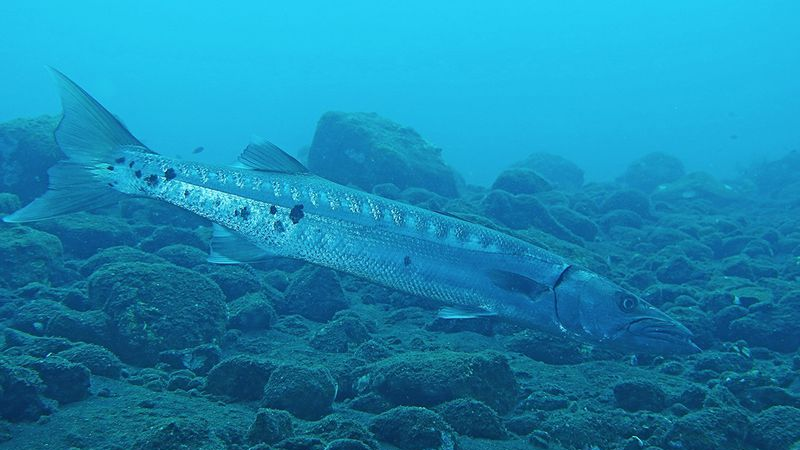
#> input picture evaluation/input/file1.png, 800 x 450 px
$ jupyter execute --allow-errors evaluation.ipynb   (shell and % lines are left out)
#> lines starting #> are read from the running program, lines starting #| are printed output that depends on the picture
# Underwater Image Enhancement: Colour Correction and Detail Enhancement using Hybrid Real-ESRGAN

This notebook implements a pipeline for enhancing underwater images by combining **color correction techniques** with **Real-ESRGAN** for super-resolution. The process addresses common underwater imaging issues such as color distortion, low contrast, and loss of detail due to water attenuation. The pipeline consists of two main stages:

1. **Color Correction**: Adjusts color balance and compensates for underwater-specific distortions using techniques like guided filtering and LAB color space stretching.
2. **Detail Enhancement**: Applies Real-ESRGAN, a state-of-the-art super-resolution model, to enhance image details and sharpness.

Additionally, the notebook includes a **performance evaluation** step to compute metrics (PSNR and MSE) by comparing processed images with reference images.

## Objectives
- Correct color casts in underwater images caused by light absorption and scattering.
- Enhance image contrast and detail using advanced image processing and deep learning techniques.
- Evaluate the quality of enhanced images using quantitative metrics.

## Prerequisites
- Google Colab with GPU support (T4 or better recommended).
- Input images or videos in the `input/` directory.
- Reference images in the `reference/` directory for evaluation.
- Pre-trained Real-ESRGAN model weights (`net_g_5000.pth`) uploaded.

Let's proceed with the implementation.

## Step 1: Install Dependencies

This section sets up all necessary dependencies for image processing, video handling, and Real-ESRGAN-based super-resolution.

### If **not** using Conda:

Ensure that you have the following system-level dependencies installed via your OS package manager:

* `ffmpeg`
* `libGL`

You can install the required Python packages manually using `pip`:

[cell 1]
# !pip install -q basicsr facexlib gfpgan numpy opencv-python Pillow torch torchvision tqdm realesrgan natsort scipy scikit-image ffmpeg-python

[cell 2]
# !sudo apt update
# !sudo apt update && sudo apt install -y libopencv-dev ffmpeg

### If using GitHub Codespaces or a Conda environment (Python 3.12):

All required Python libraries are automatically installed via the Conda environment. System dependencies are auto-configured using the `postCreateCommand` in the `devcontainer.json` file. No additional steps are required unless you want to manually verify or update packages.

#### To create a new Conda environment in GitHub Codespaces:

1. Click on the **Select Kernel** dropdown in the top-right corner.
2. Select **Another Kernel**.
3. Go to **Python Environments** > **Create Python Environment**.
4. Choose **Conda** and set the version to **Python 3.12**.

---

### Optional: Use `uv` for Dependency Sync (pip-based)

If Conda is not preferred, the project also provides a `pyproject.toml` compatible with `uv`. You can use `uv` instead of Conda to manage dependencies.

```bash
pip install uv
uv sync
```

This will create and sync a `.venv` environment based on `pyproject.toml` and `uv.lock`.

Make sure to select the `.venv` as the environment interpreter from the **Select Kernel** menu if you're using this approach.

## Step 2: Fix Dependency Issues

The `basicsr` library has a known import issue with `torchvision`. This script corrects the import statement in the `degradations.py` file to ensure compatibility.

[cell 3]
# If not using conda
# %%writefile dependency-fix.sh
# #!/bin/bash
# # Fix torchvision import in basicsr/data/degradations.py
# sed -i 's/from torchvision.transforms.functional_tensor import rgb_to_grayscale/from torchvision.transforms.functional import rgb_to_grayscale/' /usr/local/python/3.12.1/lib/python3.12/site-packages/basicsr/data/degradations.py

## Step 3: Color Correction Implementation

This section defines the core classes and functions for underwater image color correction. The `GuidedFilter` class implements a guided filter for refining transmission maps, while the `ColourCorrection` class handles color balancing and depth map estimation. Additional functions enhance contrast and color through histogram stretching and LAB color space adjustments.

Key features:
- **Guided Filter**: Smooths transmission maps while preserving edges.
- **Color Compensation**: Adjusts red and blue channels to counter underwater color casts.
- **Depth Map Estimation**: Models light attenuation to estimate scene depth.
- **LAB Stretching**: Enhances luminance and color balance in the LAB color space.

[cell 4]
import os
import cv2
import datetime
import numpy as np
import natsort
import math
from scipy import stats
from skimage.color import rgb2hsv, hsv2rgb, rgb2lab, lab2rgb
from multiprocessing import Pool, cpu_count
from functools import partial
import ffmpeg

# Configuration settings
CONFIG = {
    'input_dir': 'input',
    'output_dir': 'output-ip',
    'block_size': 9,
    'gimfilt_radius': 30,
    'eps': 1e-2,
    'rb_compensation_flag': 0,  # 0: Compensate both Red and Blue, 1: Compensate only Red
    'enhancement_strength': 0.6,  # Control enhancement intensity
    'video_extensions': ['.mp4', '.avi', '.mov'],  # Supported video formats
    'output_video_fps': 30,  # Default output video frame rate
    'output_video_codec': 'mp4v',  # Codec for output video
    'temp_video_path': 'temp_output.mp4',  # Temporary video file without audio
}

# Set numpy to ignore overflow warnings
np.seterr(over='ignore')

# Guided Filter Class
class GuidedFilter:
    """Guided filter for image processing to refine transmission maps while preserving edges."""
    def __init__(self, input_image, radius=5, epsilon=0.4):
        self._radius = 2 * radius + 1
        self._epsilon = epsilon
        self._input_image = self._to_float_img(input_image)
        self._init_filter()

    def _to_float_img(self, img):
        if img.dtype == np.float32:
            return img
        return img.astype(np.float32) / 255.0

    def _init_filter(self):
        img = self._input_image
        r = self._radius
        eps = self._epsilon
        ir, ig, ib = img[:, :, 0], img[:, :, 1], img[:, :, 2]
        ksize = (r, r)
        self._ir_mean = cv2.blur(ir, ksize)
        self._ig_mean = cv2.blur(ig, ksize)
        self._ib_mean = cv2.blur(ib, ksize)
        irr = cv2.blur(ir * ir, ksize) - self._ir_mean ** 2 + eps
        irg = cv2.blur(ir * ig, ksize) - self._ir_mean * self._ig_mean
        irb = cv2.blur(ir * ib, ksize) - self._ir_mean * self._ib_mean
        igg = cv2.blur(ig * ig, ksize) - self._ig_mean ** 2 + eps
        igb = cv2.blur(ig * ib, ksize) - self._ig_mean * self._ib_mean
        ibb = cv2.blur(ib * ib, ksize) - self._ib_mean ** 2 + eps
        det = irr * (igg * ibb - igb * igb) - irg * (irg * ibb - igb * irb) + irb * (irg * igb - igg * irb)
        self._irr_inv = (igg * ibb - igb * igb) / det
        self._irg_inv = -(irg * ibb - igb * irb) / det
        self._irb_inv = (irg * igb - igg * irb) / det
        self._igg_inv = (irr * ibb - irb * irb) / det
        self._igb_inv = -(irr * igb - irb * irg) / det
        self._ibb_inv = (irr * igg - irg * irg) / det

    def _compute_coefficients(self, input_p):
        r = self._radius
        ksize = (r, r)
        ir, ig, ib = self._input_image[:, :, 0], self._input_image[:, :, 1], self._input_image[:, :, 2]
        p_mean = cv2.blur(input_p, ksize)
        ipr_cov = cv2.blur(ir * input_p, ksize) - self._ir_mean * p_mean
        ipg_cov = cv2.blur(ig * input_p, ksize) - self._ig_mean * p_mean
        ipb_cov = cv2.blur(ib * input_p, ksize) - self._ib_mean * p_mean
        ar = self._irr_inv * ipr_cov + self._irg_inv * ipg_cov + self._irb_inv * ipb_cov
        ag = self._irg_inv * ipr_cov + self._igg_inv * ipg_cov + self._igb_inv * ipb_cov
        ab = self._irb_inv * ipr_cov + self._igb_inv * ipg_cov + self._ibb_inv * ipb_cov
        b = p_mean - ar * self._ir_mean - ag * self._ig_mean - ab * self._ib_mean
        return cv2.blur(ar, ksize), cv2.blur(ag, ksize), cv2.blur(ab, ksize), cv2.blur(b, ksize)

    def _compute_output(self, ab):
        ar_mean, ag_mean, ab_mean, b_mean = ab
        ir, ig, ib = self._input_image[:, :, 0], self._input_image[:, :, 1], self._input_image[:, :, 2]
        return ar_mean * ir + ag_mean * ig + ab_mean * ib + b_mean

    def filter(self, input_p):
        p_32f = self._to_float_img(input_p)
        ab = self._compute_coefficients(p_32f)
        return self._compute_output(ab)

# Colour Correction Class
class ColourCorrection:
    """Handles underwater image color correction by compensating for color casts and estimating depth."""
    def __init__(self, block_size=CONFIG['block_size'], gimfilt_radius=CONFIG['gimfilt_radius'], eps=CONFIG['eps']):
        self.block_size = block_size
        self.gimfilt_radius = gimfilt_radius
        self.eps = eps

    def _compensate_rb(self, image, flag):
        b, g, r = cv2.split(image.astype(np.float64))
        min_r, max_r = np.min(r), np.max(r)
        min_g, max_g = np.min(g), np.max(g)
        min_b, max_b = np.min(b), np.max(b)
        if max_r == min_r or max_g == min_g or max_b == min_b:
            return image
        r = (r - min_r) / (max_r - min_r)
        g = (g - min_g) / (max_g - min_g)
        b = (b - min_b) / (max_b - min_b)
        mean_r, mean_g, mean_b = np.mean(r), np.mean(g), np.mean(b)
        compensation_strength = 0.4
        if flag == 0:
            r = (r + compensation_strength * (mean_g - mean_r) * (1 - r) * g) * max_r
            b = (b + compensation_strength * (mean_g - mean_b) * (1 - b) * g) * max_b
            g = g * max_g
        elif flag == 1:
            r = (r + compensation_strength * (mean_g - mean_r) * (1 - r) * g) * max_r
            g = g * max_g
            b = b * max_b
        return cv2.merge([np.clip(b, 0, 255).astype(np.uint8),
                         np.clip(g, 0, 255).astype(np.uint8),
                         np.clip(r, 0, 255).astype(np.uint8)])

    def _estimate_background_light(self, img, depth_map):
        img = img.astype(np.float32) / 255.0 if img.dtype == np.uint8 else img
        height, width = img.shape[:2]
        n_bright = int(np.ceil(0.001 * height * width))
        indices = np.argpartition(depth_map.ravel(), -n_bright)[-n_bright:]
        candidates = img.reshape(-1, 3)[indices]
        magnitudes = np.linalg.norm(candidates, axis=1)
        sorted_indices = np.argsort(magnitudes)[::-1]
        top_n = 10
        top_candidates = candidates[sorted_indices[:top_n]]
        atmospheric_light = np.mean(top_candidates, axis=0) * 255.0
        return atmospheric_light

    def _compute_depth_map(self, img):
        img = img.astype(np.float32) / 255.0
        x_1 = np.maximum(img[:, :, 0], img[:, :, 1])
        x_2 = img[:, :, 2]
        return 0.51157954 + 0.50516165 * x_1 - 0.90511117 * x_2

    def _compute_min_depth(self, img, background_light):
        img = img.astype(np.float32) / 255.0
        background_light = background_light / 255.0
        max_values = np.max(np.abs(img - background_light), axis=(0, 1)) / np.maximum(background_light, 1 - background_light)
        return 1 - np.max(max_values)

    def _global_stretching_depth(self, img_l):
        flat = img_l.ravel()
        indices = np.argsort(flat)
        i_min, i_max = flat[indices[len(flat)//1000]], flat[indices[-len(flat)//1000]]
        result = np.clip((img_l - i_min) / (i_max - i_min + 1e-10), 0, 1)
        return cv2.GaussianBlur(result, (3, 3), 0.5)

    def _get_rgb_transmission(self, depth_map):
        return 0.98 ** depth_map, 0.97 ** depth_map, 0.88 ** depth_map

    def _refine_transmission_map(self, transmission_b, transmission_g, transmission_r, img):
        guided_filter = GuidedFilter(img, self.gimfilt_radius, self.eps)
        transmission = np.stack([
            guided_filter.filter(transmission_b),
            guided_filter.filter(transmission_g),
            guided_filter.filter(transmission_r)
        ], axis=-1)
        return transmission

    def _compute_scene_radiance(self, img, transmission, atmospheric_light):
        img = img.astype(np.float32)
        min_transmission = 0.2
        transmission = np.maximum(transmission, min_transmission)
        scene_radiance = (img - atmospheric_light) / transmission + atmospheric_light
        return np.clip(scene_radiance, 0, 255).astype(np.uint8)

    def process(self, img, rb_compensation_flag=CONFIG['rb_compensation_flag']):
        img_compensated = self._compensate_rb(img, rb_compensation_flag)
        depth_map = self._compute_depth_map(img_compensated)
        depth_map = self._global_stretching_depth(depth_map)
        guided_filter = GuidedFilter(img_compensated, self.gimfilt_radius, self.eps)
        refined_depth_map = guided_filter.filter(depth_map)
        refined_depth_map = np.clip(refined_depth_map, 0, 1)
        atmospheric_light = self._estimate_background_light(img_compensated, depth_map)
        d_0 = self._compute_min_depth(img_compensated, atmospheric_light)
        d_f = 6 * (depth_map + d_0)
        transmission_b, transmission_g, transmission_r = self._get_rgb_transmission(d_f)
        transmission = self._refine_transmission_map(transmission_b, transmission_g, transmission_r, img_compensated)
        return self._compute_scene_radiance(img_compensated, transmission, atmospheric_light)

# Image Enhancement Functions
def cal_equalisation(img, ratio):
    return np.clip(img * ratio, 0, 255)

# [17 lines left out: functions rgb_equalisation, stretch_range, not called in this run]

def global_stretching_ab(a, height, width):
    return a * (1.05 ** (1 - np.abs(a / 128)))

def basic_stretching(img):
    img = img.astype(np.float64)
    min_vals = np.percentile(img, 2, axis=(0,1))
    max_vals = np.percentile(img, 98, axis=(0,1))
    range_vals = max_vals - min_vals
    min_range = 50
    mask = range_vals < min_range
    max_vals[mask] = min_vals[mask] + min_range
    img = np.clip((img - min_vals) * 255 / (max_vals - min_vals + 1e-10), 0, 255)
    return img.astype(np.uint8)

def global_stretching_luminance(img_l, height, width):
    flat = img_l.ravel()
    indices = np.argsort(flat)
    i_min, i_max = flat[indices[len(flat)//50]], flat[indices[-len(flat)//50]]
    if i_max == i_min:
        i_min, i_max = flat.min(), flat.max()
        if i_max == i_min:
            return img_l
    return np.clip((img_l - i_min) * 95 / (i_max - i_min + 1e-10), 0, 100)

def lab_stretching(scene_radiance):
    scene_radiance = np.clip(scene_radiance, 0, 255).astype(np.uint8)
    original = scene_radiance.copy()
    img_lab = rgb2lab(scene_radiance)
    l, a, b = img_lab[:, :, 0], img_lab[:, :, 1], img_lab[:, :, 2]
    img_lab[:, :, 0] = global_stretching_luminance(l, *scene_radiance.shape[:2])
    img_lab[:, :, 1] = global_stretching_ab(a, *scene_radiance.shape[:2])
    img_lab[:, :, 2] = global_stretching_ab(b, *scene_radiance.shape[:2])
    enhanced = lab2rgb(img_lab) * 255
    blend_factor = CONFIG['enhancement_strength']
    result = blend_factor * enhanced + (1 - blend_factor) * original
    return result

# [27 lines left out: functions global_stretching_advanced, relative_stretching, not called in this run]

def image_enhancement(scene_radiance):
    if scene_radiance.shape[2] == 3:
        scene_radiance = cv2.cvtColor(scene_radiance, cv2.COLOR_BGR2RGB)
    if np.max(scene_radiance) == np.min(scene_radiance):
        return scene_radiance
    original = scene_radiance.copy()
    scene_radiance = scene_radiance.astype(np.float64)
    scene_radiance = basic_stretching(scene_radiance)
    scene_radiance = lab_stretching(scene_radiance)
    final_blend = 0.8
    result = final_blend * scene_radiance + (1 - final_blend) * original
    return np.clip(result, 0, 255).astype(np.uint8)

# Processing Functions
def process_image(file, input_dir=CONFIG['input_dir'], output_dir=CONFIG['output_dir']):
    file_path = os.path.join(input_dir, file)
    base_name, extension = os.path.splitext(file)
    print(f'Processing image: {file}')
    img = cv2.imread(file_path)
    if img is None:
        print(f"Could not read image: {file}")
        return
    colour_corrector = ColourCorrection()
    print("Applying color correction...")
    corrected_img = colour_corrector.process(img)
    print("Applying image enhancement...")
    final_result = image_enhancement(corrected_img)
    final_result_bgr = cv2.cvtColor(final_result, cv2.COLOR_RGB2BGR)
    output_file = os.path.join(output_dir, f'{base_name}_ColourCorrected{extension}')
    cv2.imwrite(output_file, final_result_bgr)
    print(f"Completed processing image: {file}")

# [50 lines left out: functions process_video_frame, process_video, not called in this run]

def main_color_correction():
    """Main function to process images and videos in the input directory for color correction."""
    os.makedirs(CONFIG['output_dir'], exist_ok=True)
    if not os.access(CONFIG['output_dir'], os.W_OK):
        print(f"No write permissions for directory {CONFIG['output_dir']}")
        exit(1)
    start_time = datetime.datetime.now()
    files = natsort.natsorted(os.listdir(CONFIG['input_dir']))
    files = [f for f in files if os.path.isfile(os.path.join(CONFIG['input_dir'], f))]
    image_files = [f for f in files if os.path.splitext(f)[1].lower() not in CONFIG['video_extensions']]
    video_files = [f for f in files if os.path.splitext(f)[1].lower() in CONFIG['video_extensions']]
    if image_files:
        print(f"Processing {len(image_files)} images...")
        with Pool(processes=cpu_count()) as pool:
            pool.map(process_image, image_files)
#> in process_image, img is the input picture: shape (450, 800, 3); mean B, G, R 175.4, 134.8, 22.9
#> in _compensate_rb, `b, g, r = cv2.split(image.astype(np.float64))`:
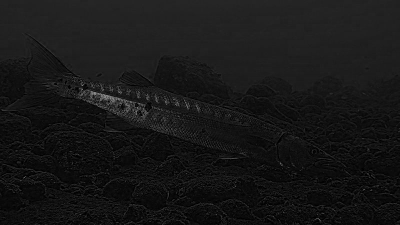
#> r: shape (450, 800) float64 (shown at 1/2 size); min 0, max 173, mean 22.9
#> in _compensate_rb, `min_r, max_r = np.min(r), np.max(r)`: min_r = 0; max_r = 173
#> in _compensate_rb, `min_g, max_g = np.min(g), np.max(g)`: min_g = 33; max_g = 255
#> in _compensate_rb, `min_b, max_b = np.min(b), np.max(b)`: min_b = 60; max_b = 255
#> in _compensate_rb, `b = (b - min_b) / (max_b - min_b)`:
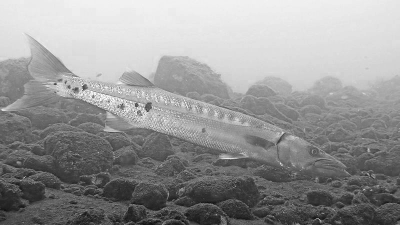
#> b: shape (450, 800) float64 (shown at 1/2 size); min 0, max 1, mean 0.592
#> in _compensate_rb, `mean_r, mean_g, mean_b = np.mean(r), np.mean(g), np.mean(b)`: mean_r = 0.132; mean_g = 0.459; mean_b = 0.592
#> in _compute_depth_map, `return 0.51157954 + 0.50516165 * x_1 - 0.90511117 * x_2`:
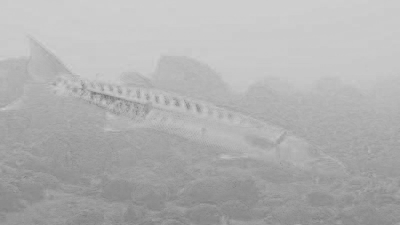
#> returned value: shape (450, 800) float32 (shown at 1/2 size); min 0.403, max 0.825, mean 0.696
#> in _global_stretching_depth, `i_min, i_max = flat[indices[len(flat)//1000]], flat[indices[-len(flat)..`: i_min = 0.513; i_max = 0.814
#> in _init_filter, `self._irb_inv = (irg * igb - igg * irb) / det`:
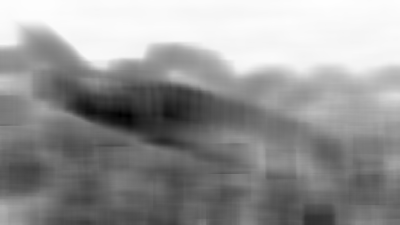
#> self._irb_inv: shape (450, 800) float32 (shown at 1/2 size); min -20.63, max 0.0041, mean -8.46; drawn with min black and max white
#> in _init_filter, `self._igg_inv = (irr * ibb - irb * irb) / det`:
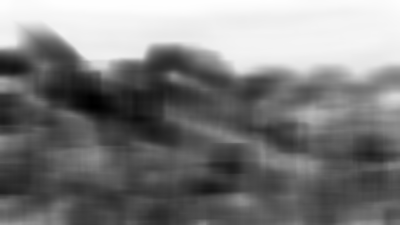
#> self._igg_inv: shape (450, 800) float32 (shown at 1/2 size); min 55.76, max 99.87, mean 77.5; drawn with min black and max white
#> in _init_filter, `self._igb_inv = -(irr * igb - irb * irg) / det`:
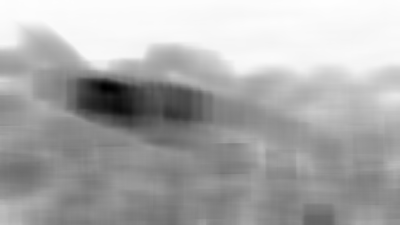
#> self._igb_inv: shape (450, 800) float32 (shown at 1/2 size); min -26.05, max 0.0818, mean -8.4; drawn with min black and max white
#> in _init_filter, `self._ibb_inv = (irr * igg - irg * irg) / det`:
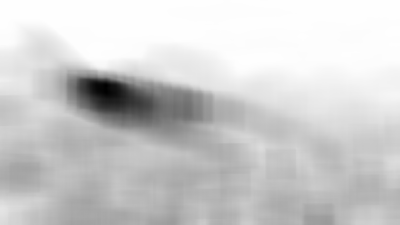
#> self._ibb_inv: shape (450, 800) float32 (shown at 1/2 size); min 60.52, max 99.9, mean 92.4; drawn with min black and max white
#> in _compute_coefficients, `ipr_cov = cv2.blur(ir * input_p, ksize) - self._ir_mean * p_mean`:
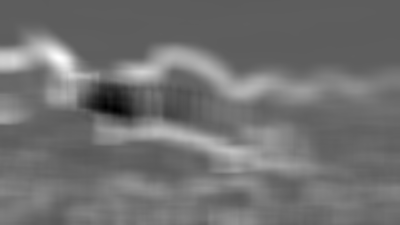
#> ipr_cov: shape (450, 800) float32 (shown at 1/2 size); min -0.0121, max 0.0211, mean 0.00258; drawn with min black and max white
#> in _compute_coefficients, `ipg_cov = cv2.blur(ig * input_p, ksize) - self._ig_mean * p_mean`:
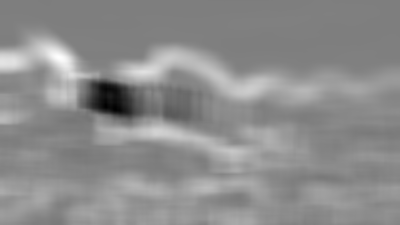
#> ipg_cov: shape (450, 800) float32 (shown at 1/2 size); min -0.017, max 0.0174, mean 0.002; drawn with min black and max white
#> in _compute_coefficients, `ipb_cov = cv2.blur(ib * input_p, ksize) - self._ib_mean * p_mean`:
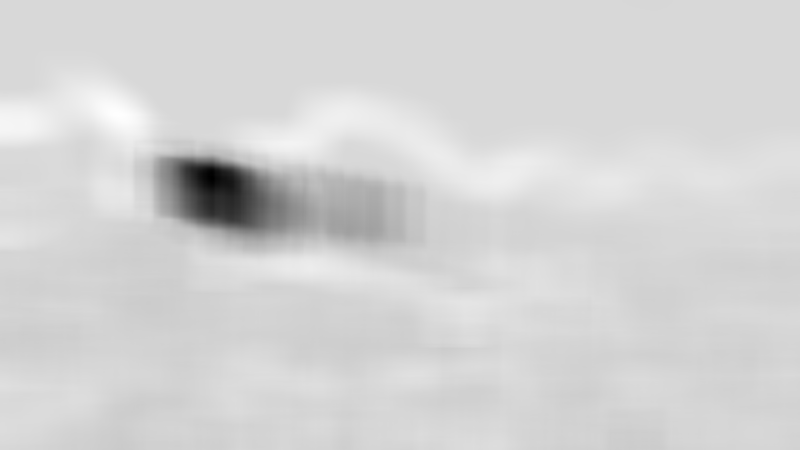
#> ipb_cov: shape (450, 800) float32; min -0.0233, max 0.00419, mean -0.000432; drawn with min black and max white
#> (the rest of the program and of its run is left out)
